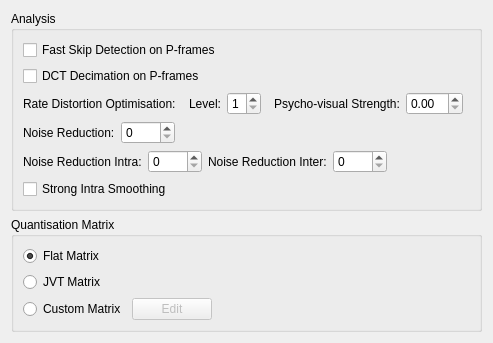
     <widget class="QWidget" name="tabAnalysis">
      <attribute name="title">
       <string>Analysis</string>
      </attribute>
      <layout class="QVBoxLayout">
       <item>
        <widget class="QGroupBox" name="groupBox_12">
         <property name="title">
          <string>Analysis</string>
         </property>
         <layout class="QVBoxLayout" name="verticalLayout_10">
          <item>
           <widget class="QCheckBox" name="fastPSkipCheckBox">
            <property name="text">
             <string>Fast Skip Detection on P-frames</string>
            </property>
           </widget>
          </item>
          <item>
           <widget class="QCheckBox" name="dctDecimateCheckBox">
            <property name="text">
             <string>DCT Decimation on P-frames</string>
            </property>
           </widget>
          </item>
          <item>
           <layout class="QGridLayout">
            <item row="0" column="0">
             <widget class="QLabel" name="lblRDO">
              <property name="text">
               <string>Rate Distortion Optimisation:</string>
              </property>
             </widget>
            </item>
            <item row="0" column="1">
             <layout class="QHBoxLayout">
              <item>
               <spacer>
                <property name="orientation">
                 <enum>Qt::Horizontal</enum>
                </property>
               </spacer>
              </item>
              <item>
               <widget class="QLabel" name="lblPsychoRDO">
                <property name="text">
                 <string>Level:</string>
                </property>
               </widget>
              </item>
              <item>
               <widget class="QSpinBox" name="rdoSpinBox">
                <property name="minimum">
                 <number>1</number>
                </property>
                <property name="maximum">
                 <number>6</number>
                </property>
               </widget>
              </item>
              <item>
               <spacer>
                <property name="orientation">
                 <enum>Qt::Horizontal</enum>
                </property>
               </spacer>
              </item>
             </layout>
            </item>
            <item row="0" column="2">
             <layout class="QHBoxLayout">
              <item>
               <widget class="QLabel" name="lblRDOLevel">
                <property name="text">
                 <string>Psycho-visual Strength:</string>
                </property>
               </widget>
              </item>
              <item>
               <widget class="QDoubleSpinBox" name="psychoRdoSpinBox">
                <property name="maximum">
                 <double>10.000000000000000</double>
                </property>
                <property name="singleStep">
                 <double>0.100000000000000</double>
                </property>
               </widget>
              </item>
              <item>
               <spacer>
                <property name="orientation">
                 <enum>Qt::Horizontal</enum>
                </property>
               </spacer>
              </item>
             </layout>
            </item>
           </layout>
          </item>
          <item>
           <layout class="QGridLayout" name="gridLayout_5">
            <item row="0" column="0">
             <widget class="QLabel" name="label_42">
              <property name="text">
               <string>Noise Reduction:</string>
              </property>
             </widget>
            </item>
            <item row="0" column="1">
             <layout class="QHBoxLayout" name="horizontalLayout_9">
              <item>
               <widget class="QSpinBox" name="noiseReductionSpinBox">
                <property name="maximum">
                 <number>1000</number>
                </property>
               </widget>
              </item>
              <item>
               <spacer name="spacer_35">
                <property name="orientation">
                 <enum>Qt::Horizontal</enum>
                </property>
                <property name="sizeHint" stdset="0">
                 <size>
                  <width>13</width>
                  <height>13</height>
                 </size>
                </property>
               </spacer>
              </item>
             </layout>
            </item>
           </layout>
          </item>
          <item>
           <layout class="QGridLayout" name="gridLayout_8">
            <item row="0" column="0">
             <layout class="QHBoxLayout" name="horizontalLayout_8">
              <item>
               <widget class="QLabel" name="label_15">
                <property name="text">
                 <string>Noise Reduction Intra:</string>
                </property>
               </widget>
              </item>
              <item>
               <widget class="QSpinBox" name="noiseReductionIntraSpinBox">
                <property name="maximum">
                 <number>2000</number>
                </property>
               </widget>
              </item>
              <item>
               <widget class="QLabel" name="label_16">
                <property name="text">
                 <string>Noise Reduction Inter:</string>
                </property>
               </widget>
              </item>
              <item>
               <widget class="QSpinBox" name="noiseReductionInterSpinBox">
                <property name="maximum">
                 <number>2000</number>
                </property>
               </widget>
              </item>
              <item>
               <spacer name="horizontalSpacer_6">
                <property name="orientation">
                 <enum>Qt::Horizontal</enum>
                </property>
                <property name="sizeType">
                 <enum>QSizePolicy::Expanding</enum>
                </property>
                <property name="sizeHint" stdset="0">
                 <size>
                  <width>40</width>
                  <height>20</height>
                 </size>
                </property>
               </spacer>
              </item>
             </layout>
            </item>
           </layout>
          </item>
          <item>
           <widget class="QCheckBox" name="strongIntraSmoothingCheckBox">
            <property name="text">
             <string>Strong Intra Smoothing</string>
            </property>
           </widget>
          </item>
         </layout>
        </widget>
       </item>
       <item>
        <widget class="QGroupBox" name="groupBox_14">
         <property name="title">
          <string>Quantisation Matrix</string>
         </property>
         <layout class="QVBoxLayout">
          <item>
           <layout class="QVBoxLayout">
            <item>
             <widget class="QRadioButton" name="matrixFlatRadioButton">
              <property name="text">
               <string>Flat Matrix</string>
              </property>
              <property name="checked">
               <bool>true</bool>
              </property>
             </widget>
            </item>
            <item>
             <widget class="QRadioButton" name="matrixJvtRadioButton">
              <property name="text">
               <string>JVT Matrix</string>
              </property>
             </widget>
            </item>
            <item>
             <layout class="QHBoxLayout">
              <item>
               <widget class="QRadioButton" name="matrixCustomRadioButton">
                <property name="text">
                 <string>Custom Matrix</string>
                </property>
               </widget>
              </item>
              <item>
               <widget class="QPushButton" name="matrixCustomEditButton">
                <property name="enabled">
                 <bool>false</bool>
                </property>
                <property name="text">
                 <string>Edit</string>
                </property>
               </widget>
              </item>
              <item>
               <spacer name="spacer_38">
                <property name="orientation">
                 <enum>Qt::Horizontal</enum>
                </property>
                <property name="sizeHint" stdset="0">
                 <size>
                  <width>0</width>
                  <height>0</height>
                 </size>
                </property>
               </spacer>
              </item>
             </layout>
            </item>
           </layout>
          </item>
         </layout>
        </widget>
       </item>
       <item>
        <spacer name="spacer_39">
         <property name="orientation">
          <enum>Qt::Vertical</enum>
         </property>
         <property name="sizeHint" stdset="0">
          <size>
           <width>0</width>
           <height>0</height>
          </size>
         </property>
        </spacer>
       </item>
      </layout>
     </widget>
